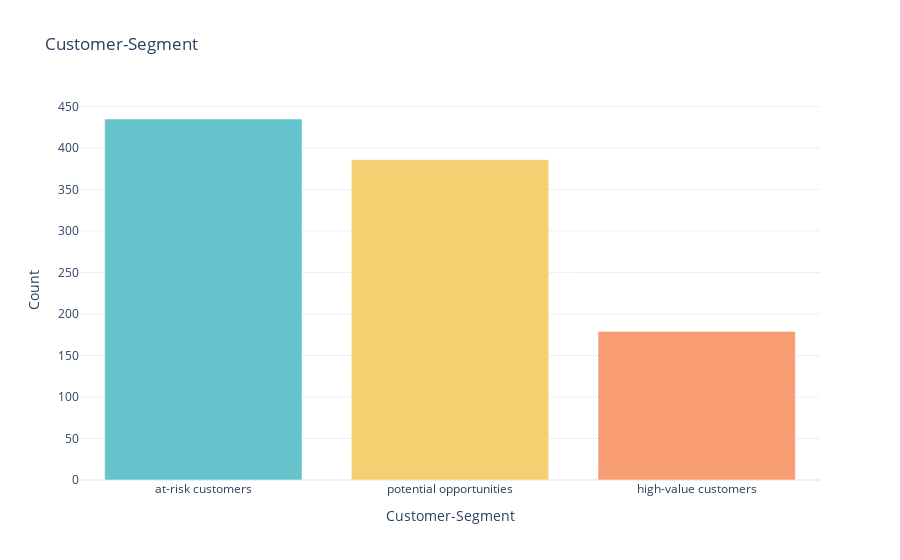

The code cell stored with this chart in its notebook:
### Code cell
plot (final_data_1 , 'Customer-Segment')

### Figure 1 — Plotly figure (JSON) as saved in the notebook; plotly's stock layout.template omitted (floating-point values rounded to 4 significant figures)
{"data": [{"alignmentgroup": "True", "hovertemplate": "Customer-Segment=%{x}<br>Count=%{y}<extra></extra>", "legendgroup": "at-risk customers", "marker": {"color": "rgb(102, 197, 204)", "pattern": {"shape": ""}}, "name": "at-risk customers", "offsetgroup": "at-risk customers", "orientation": "v", "showlegend": true, "textposition": "auto", "type": "bar", "x": ["at-risk customers"], "xaxis": "x", "y": [435], "yaxis": "y"}, {"alignmentgroup": "True", "hovertemplate": "Customer-Segment=%{x}<br>Count=%{y}<extra></extra>", "legendgroup": "potential opportunities", "marker": {"color": "rgb(246, 207, 113)", "pattern": {"shape": ""}}, "name": "potential opportunities", "offsetgroup": "potential opportunities", "orientation": "v", "showlegend": true, "textposition": "auto", "type": "bar", "x": ["potential opportunities"], "xaxis": "x", "y": [386], "yaxis": "y"}, {"alignmentgroup": "True", "hovertemplate": "Customer-Segment=%{x}<br>Count=%{y}<extra></extra>", "legendgroup": "high-value customers", "marker": {"color": "rgb(248, 156, 116)", "pattern": {"shape": ""}}, "name": "high-value customers", "offsetgroup": "high-value customers", "orientation": "v", "showlegend": true, "textposition": "auto", "type": "bar", "x": ["high-value customers"], "xaxis": "x", "y": [179], "yaxis": "y"}], "layout": {"barmode": "relative", "legend": {"title": {"text": "Customer-Segment"}, "tracegroupgap": 0}, "showlegend": false, "title": {"text": "Customer-Segment"}, "xaxis": {"anchor": "y", "categoryarray": ["at-risk customers", "potential opportunities", "high-value customers"], "categoryorder": "array", "domain": [0, 1], "title": {"text": "Customer-Segment"}}, "yaxis": {"anchor": "x", "domain": [0, 1], "title": {"text": "Count"}}}}
